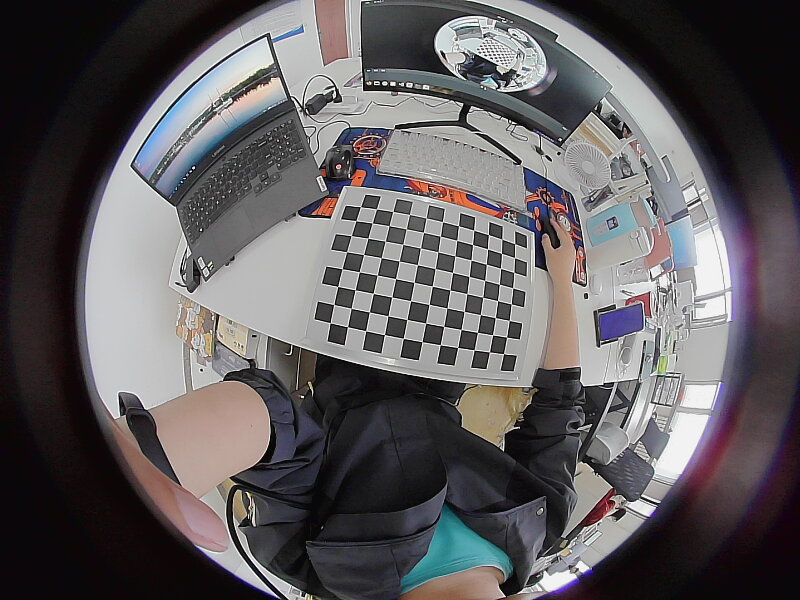
#> input picture 大三上 模式识别与机器视觉/第二次实验/源码/images/1.jpg, 800 x 600 px
$ python main.py   (older library calls are emulated)
#> lines starting #> are read from the running program, lines starting #| are printed output that depends on the picture; after the words box and inside, x2 and y2 are one past the last pixel; in counts of white or black regions, pixels touching at a corner belong together; pictures that were not available may be replaced by others from this repository, and a replacement may not be noted
import cv2
import numpy as np

# 定义一个函数，用于获取鱼眼相机的内参矩阵K和畸变系数D
def  get_K_and_D(checkerboard, imgsPath, images_num, checkerboard_size):
    # checkerboard: 棋盘格的尺寸（内部角点的行数和列数）
    # imgsPath: 包含标定图像的文件夹路径
    # images_num: 标定图像的数量
    # checkerboard_size: 棋盘格每个方格的物理尺寸（例如，毫米）

#> called with checkerboard = (11, 8), imgsPath = 'images', images_num = 20, checkerboard_size = 30
    CHECKERBOARD = checkerboard
    # objp是世界坐标系中棋盘格角点的坐标
    objp = np.zeros((1,CHECKERBOARD[0]*CHECKERBOARD[1], 3), np.float32)
    objp[0,:,:2] = np.mgrid[0:CHECKERBOARD[0], 0:CHECKERBOARD[1]].T.reshape(-1, 2)*checkerboard_size
    _img_shape = None
    objpoints = [] # 存储世界坐标系中的点
    imgpoints = [] # 存储图像坐标系中的点

    # 遍历所有标定图像
    for i in range(images_num):
        img = cv2.imread(imgsPath+f'/{i+1}'+'.jpg')
#> img is the input picture: shape (600, 800, 3); mean B, G, R 93.5, 91.2, 94.8
        if _img_shape == None:
            _img_shape = img.shape[:2]
        else:
            # 确保所有图像尺寸相同
            assert _img_shape == img.shape[:2], "所有图像必须具有相同的尺寸。"

        gray = cv2.cvtColor(img,cv2.COLOR_BGR2GRAY)
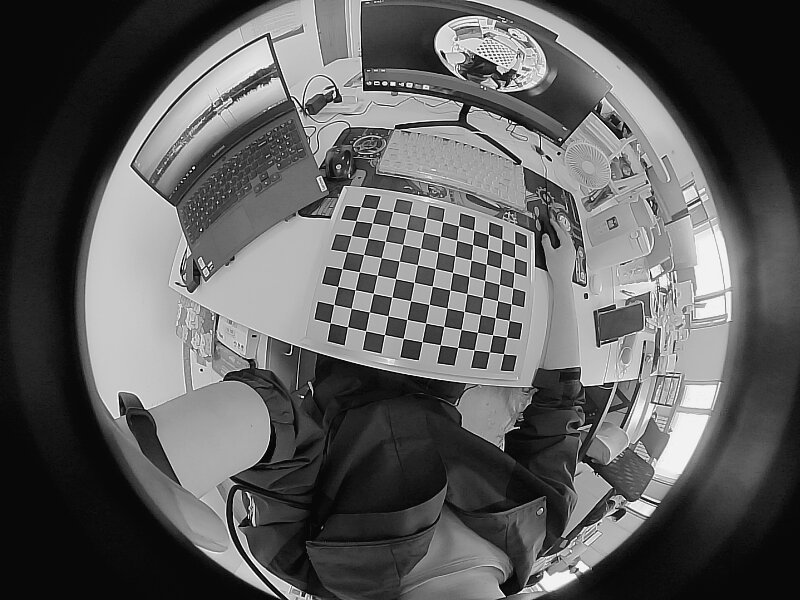
#> gray: shape (600, 800); min 0, max 255, mean 92.5
        # 寻找棋盘格角点
        ret, corners = cv2.findChessboardCorners(gray, CHECKERBOARD, cv2.CALIB_CB_ADAPTIVE_THRESH+cv2.CALIB_CB_FAST_CHECK+cv2.CALIB_CB_NORMALIZE_IMAGE)
#> ret = True; corners = 88 rows, first 8: [503.5, 353.5], [489.4, 351.9], [474.1, 349.8], [457.5, 347.5], [440.3, 344.6], [422, 341.7], [403.4, 338.4], [384.5, 334.5]

        if ret == True:
            objpoints.append(objp)

            # 提高角点检测的精度
            cv2.cornerSubPix(gray, corners, (3, 3), (-1, -1), (cv2.TERM_CRITERIA_EPS + cv2.TERM_CRITERIA_MAX_ITER, 30, 0.1))
            imgpoints.append(corners)

            # 在图像上绘制并显示角点
            cv2.drawChessboardCorners(img, CHECKERBOARD, corners, ret)
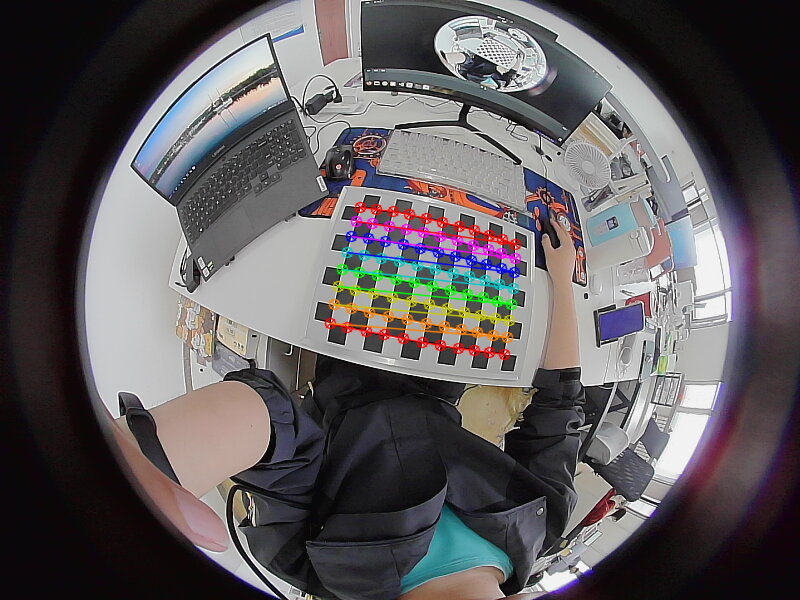
#> img: shape (600, 800, 3); 2.78% of pixels changed, all inside (x1, y1, x2, y2) = (324, 201, 522, 361)
#> pass 3 of the loop in get_K_and_D, `for i in range(images_num):`:
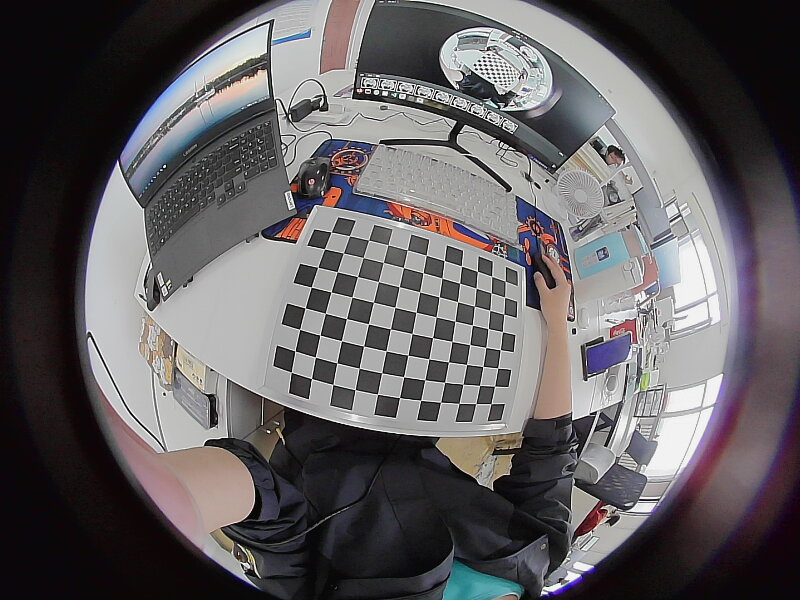
#> input picture 大三上 模式识别与机器视觉/第二次实验/源码/images/10.jpg, 800 x 600 px, given in place of 3.jpg, which was not available
#> in get_K_and_D, img is the input picture: shape (600, 800, 3); mean B, G, R 96.1, 93.9, 97.4
#> in get_K_and_D, `gray = cv2.cvtColor(img,cv2.COLOR_BGR2GRAY)`:
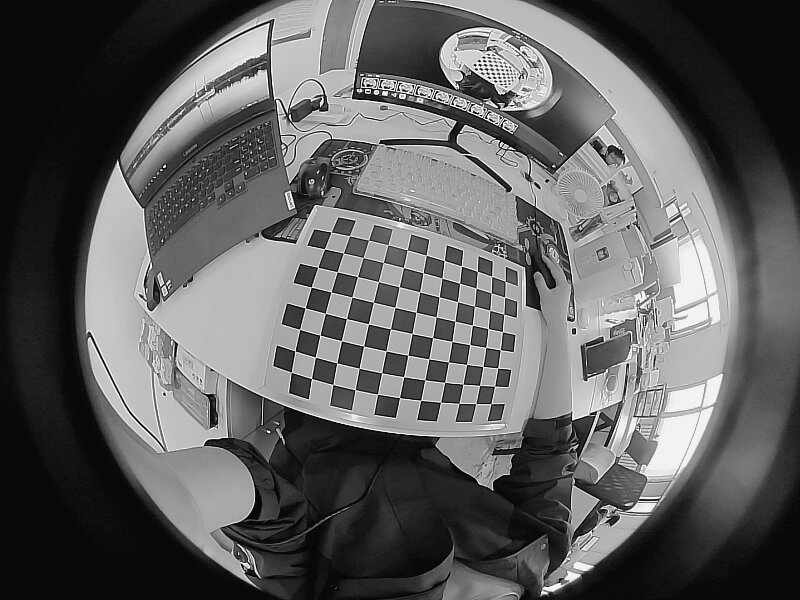
#> gray: shape (600, 800); min 0, max 255, mean 95.2
#> corners = 88 rows, first 8: [490.9, 403.7], [475.9, 403.5], [458.9, 403.4], [440.6, 402.2], [420.6, 400.3], [399.6, 397.5], [377.4, 394.2], [355.1, 389.6]
#> in get_K_and_D, `cv2.drawChessboardCorners(img, CHECKERBOARD, corners, ret)`:
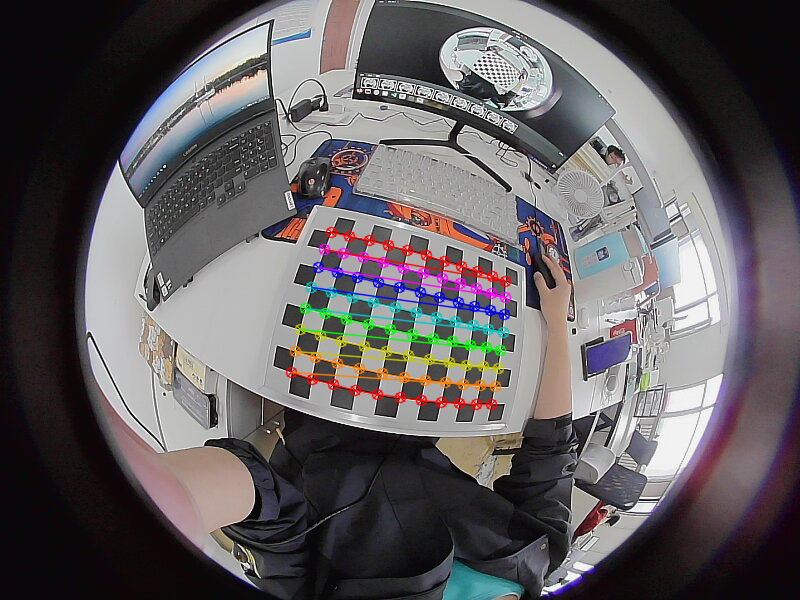
#> img: shape (600, 800, 3); 3.05% of pixels changed, all inside (x1, y1, x2, y2) = (285, 226, 512, 411)
#> the loop made 5 passes; the first 3 are shown
            cv2.imshow(f'{i+1}'+'_corner.jpg', img)
            cv2.waitKey(0)
            cv2.destroyAllWindows()

        else:
            print(f"在 {i+1}.jpg' 中无法检测到角点")

    N_OK = len(objpoints)
    K = np.zeros((3, 3)) # 初始化内参矩阵
    D = np.zeros((4, 1)) # 初始化畸变系数
    rvecs = [np.zeros((1, 1, 3), dtype=np.float64) for i in range(N_OK)] # 旋转向量
    tvecs = [np.zeros((1, 1, 3), dtype=np.float64) for i in range(N_OK)] # 平移向量
    flags = cv2.fisheye.CALIB_RECOMPUTE_EXTRINSIC+cv2.fisheye.CALIB_FIX_SKEW#+cv2.fisheye.CALIB_CHECK_COND
    criteria = (cv2.TERM_CRITERIA_EPS + cv2.TERM_CRITERIA_MAX_ITER, 20, 1e-6)

    # TODO: 执行鱼眼相机的相机标定，
    #  使用 'cv2.fisheye.calibrate' 函数完成以下代码。(一行代码)
    ret, K, D, rvecs, tvecs = cv2.fisheye.calibrate(objpoints, imgpoints, gray.shape[::-1], K, D, rvecs, tvecs, flags, criteria)
    DIM = _img_shape[::-1]
    print("内参矩阵:")
    print(str(K.tolist()))
    print("畸变系数:")
    print(str(D.tolist()))
    print("图像尺寸:")
    print(str(_img_shape[::-1])+"\n")

    err=0.0
    total_err=0.0
    print("每张图像的标定误差:")
    for j in range(images_num):
        # TODO: 使用 'cv2.fisheye.projectPoints' 函数，
        #  计算“每张图像的标定误差”。
        #  完成以下代码 (两行代码)。
        imgpoints2, _ = cv2.fisheye.projectPoints(objp.reshape(-1, 1, 3), rvecs[j], tvecs[j], K, D)
        err = cv2.norm(imgpoints[j], imgpoints2, cv2.NORM_L2) / len(imgpoints2)
        total_err+=err
        print(f"图像 {j+1} 的平均误差:"+str(err)+"像素")
    print("总体平均误差:"+str(total_err/images_num)+"像素")
    return DIM, K, D


def undistort(img_path,K,D,DIM,scale=0.85):
    # img_path: 待校正图像的路径
    # K: 内参矩阵
    # D: 畸变系数
    # DIM: 图像尺寸
    # scale: 缩放比例，用于控制校正后图像的裁剪程度

    # TODO: 读取并显示测试图像
    #  完成以下代码(两行代码)
    img = cv2.imread(img_path)
    cv2.imshow('test_distorted', img)
    dim1 = img.shape[:2][::-1]  # dim1是输入图像的尺寸
    # 确保待校正图像与标定图像具有相同的宽高比
    assert dim1[0]/dim1[1] == DIM[0]/DIM[1], "待校正图像需要与标定图像具有相同的宽高比"
    if dim1[0]!=DIM[0]:
        img = cv2.resize(img,DIM,interpolation=cv2.INTER_AREA)
    Knew = K.copy()
    # 调整新的内参矩阵以进行缩放
    Knew[(0,0)] *= scale
    Knew[(1,1)] *= scale
    # TODO: 使用 ‘cv2.fisheye.initUndistortRectifyMap’ 和
    #  'cv2.remap' 函数来校正图像。完成以下代码(两行代码)
    map1, map2 = cv2.fisheye.initUndistortRectifyMap(K, D, np.eye(3), Knew, DIM, cv2.CV_16SC2)
    undistorted_img = cv2.remap(img, map1, map2, interpolation=cv2.INTER_LINEAR, borderMode=cv2.BORDER_CONSTANT)
    cv2.imshow('test_undistorted', undistorted_img)
    cv2.waitKey(0)
    cv2.destroyAllWindows()
    return undistorted_img

if __name__ == '__main__':
    # TODO: 根据训练数据中的标定板，
    #  完成 'checkerboard' 的尺寸（行和列的交点数）
    #  (一行代码)
    checkerboard = (11, 8)
    # 要校正鱼眼相机的畸变，第一步是
    # 执行相机标定以获得内参矩阵
    # 和畸变参数
#> (the run stopped early here; a loop or call above may not have finished)
